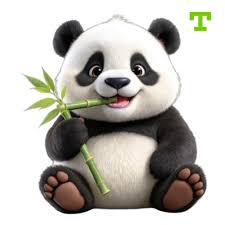
#> input picture Computer Vision lab/images.jpg, 225 x 225 px, found by its file name
$ jupyter execute 'RGB to YIQ .ipynb'
#> lines starting #> are read from the running program, lines starting #| are printed output that depends on the picture
[cell 1]
from skimage import io, color
import matplotlib.pyplot as plt
import numpy as np

# Read image
img = io.imread(r"C:\Users\venka\Downloads\Computer Vision lab\images.jpg")
#> img is the input picture: shape (225, 225, 3); mean R, G, B 190, 187.2, 181.3

# Convert to YIQ
img_yiq = color.rgb2yiq(img)
#> img_yiq: shape (225, 225, 3) float64; mean of channels 0, 1, 2 0.735, 0.0141, -0.00477

# Convert back to RGB
img_rgb = color.yiq2rgb(img_yiq)
#> img_rgb: shape (225, 225, 3) float64; mean of channels 0, 1, 2 0.745, 0.734, 0.711

# Clip values into [0,1] for safe display
img_yiq_clipped = np.clip(img_yiq, 0, 1)
#> img_yiq_clipped: shape (225, 225, 3) float64; mean of channels 0, 1, 2 0.735, 0.0143, 0.00152

# Show both figures side by side
fig, axes = plt.subplots(1, 2, figsize=(10, 5))

axes[0].imshow(img_yiq_clipped)
axes[0].set_title("YIQ Image (clipped)")
axes[0].axis("off")

axes[1].imshow(img_rgb)
axes[1].set_title("RGB Image (from YIQ)")
axes[1].axis("off")

plt.show()
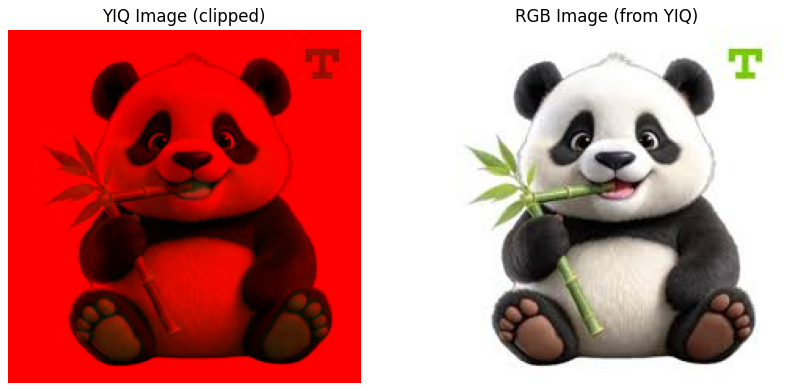
#> figure drawn by matplotlib, 2 panels
